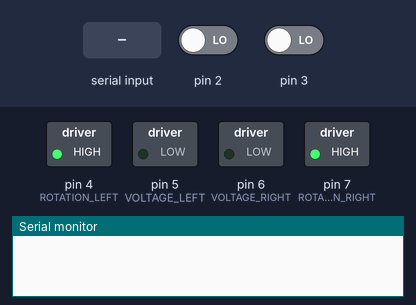
Bench run of a sketch on a simulated Arduino Leonardo, built with avr-gcc and run on an emulated ATmega32U4. Parts: switched loads named in the sketch (green lamp = pin HIGH), the last lines printed to the serial monitor. The inputs (shaded band) are chosen by the test bench; at power-on: pin 2 LOW, pin 3 LOW.

Above: at 1.2 s.
1.3 s: "W" received over the second serial link
At 2.2 s:
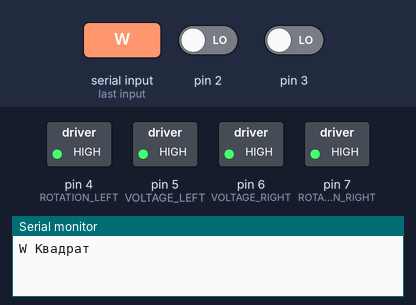
3.4 s: "B" received over the second serial link
At 4.5 s:
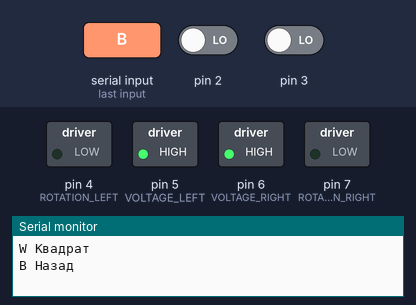
4.9 s: "X" received over the second serial link
6.9 s: "L" received over the second serial link
At 7.05 s:
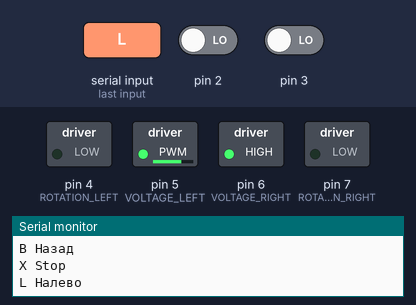
8.4 s: "X" received over the second serial link
Timing chart, 0 to 11.4 s (numbered marks = the images above; inputs shaded):
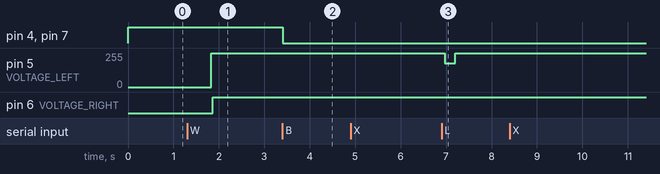

The sketch:

Leonardo.ino
```cpp
#include <SoftwareSerial.h>
#define ROTATION_LEFT 4 //направление вращения левого колеса
#define VOLTAGE_LEFT 5 //управляющее напряжение левого колеса
#define VOLTAGE_RIGHT 6 //управляющее напряжение правого колеса
#define ROTATION_RIGHT 7 //направление вращения правого колеса

#define debug 0

SoftwareSerial mySerial(9, 8);

float speed = 0; //требуемая скорость (см/с)
unsigned int state = 0;

///////////////////////////////////////////////////////////////////////////////
///////////   Счетчик прерываний энкодера /////////////////////////////////////
///////////////////////////////////////////////////////////////////////////////
unsigned long int left_cnt, left_cnt0 = 0;
unsigned long int right_cnt, right_cnt0 = 0;
unsigned long int time_left0 = 0;
unsigned long int time_right0 = 0;

unsigned long int left_cnt_square = 0;
unsigned long int right_cnt_square = 0;

//подсчет отверстий на энкодере левого колеса
void left_wheel(void)
{
  unsigned long int time_left = micros();
  unsigned long int dt_left = time_left - time_left0;
  time_left0 = time_left;

  if (dt_left > 100)
    left_cnt++;
}

//подсчет отверстий на энкодере правого колеса
void right_wheel(void)
{
  unsigned long int time_right = micros();
  unsigned long int dt_right = time_right - time_right0;
  time_right0 = time_right;

  if (dt_right > 100)
    right_cnt++;
}
///////////////////////////////////////////////////////////////////////////////

unsigned long int old_time = 0;

void setup()
{
  pinMode(9, INPUT);
  pinMode(8, OUTPUT);
  mySerial.begin(9600); // BT serial
  Serial.begin(9600);

  pinMode(ROTATION_LEFT, OUTPUT);
  pinMode(VOLTAGE_LEFT, OUTPUT);
  pinMode(VOLTAGE_RIGHT, OUTPUT);
  pinMode(ROTATION_RIGHT, OUTPUT);

  digitalWrite(ROTATION_LEFT, HIGH);
  digitalWrite(VOLTAGE_LEFT, LOW);
  digitalWrite(VOLTAGE_RIGHT, LOW);
  digitalWrite(ROTATION_RIGHT, HIGH);

  attachInterrupt(digitalPinToInterrupt(3),left_wheel,CHANGE); //обработчик прерываний левого колеса
  attachInterrupt(digitalPinToInterrupt(2),right_wheel,CHANGE); //обработчик прерываний правого колеса

  old_time = micros();
}

///////////////////////////////////////////////////////////////////////////////
///////////////////////////////////////////////////////////////////////////////
///////////////////////////////////////////////////////////////////////////////
//Управление с помощью кнопок по BT

float voltage_left = 0;
float voltage_right = 0; //управляющее напряжение

void remote_control(void)
{
  if (mySerial.available() > 0)
  {
    char cmd = mySerial.read();
    Serial.print((char)cmd); // debug

    if (cmd == '0')
    {
      Serial.println(" Start");
      speed = 0.06;
    }
    else if (cmd == 'X')
    {
      Serial.println(" Stop");
      voltage_left = 0;
      voltage_right = 0;
      speed = 0;
    }
    else if (cmd == 'F')
    {
      Serial.println(" Вперёд");
      digitalWrite(ROTATION_LEFT, HIGH);
      digitalWrite(ROTATION_RIGHT, HIGH);
    }
    else if (cmd == 'B')
    {
      Serial.println(" Назад");
      digitalWrite(ROTATION_LEFT, LOW);
      digitalWrite(ROTATION_RIGHT, LOW);
    }
    else if (cmd == 'L')
    {
      Serial.println(" Налево");
      left_cnt += 10; //60
    }
    else if (cmd == 'R')
    {
      Serial.println(" Направо");
      right_cnt += 10; //30
    }
    else if (cmd == 'Q')
    {
      Serial.println(" Быстрее");
      speed *= 1.05; //1.1
      Serial.print("Speed = ");
      Serial.println(speed*100);
    }
    else if (cmd == 'S')
    {
      Serial.println(" Медленнее");
      speed /= 1.05; //1.1
      Serial.print("Speed = ");
      Serial.println(speed*100);
    }
    else if (cmd == 'W')
    {
      Serial.println(" Квадрат");
      state = 1;
      speed = 0.06;
      right_cnt_square = right_cnt;
      left_cnt_square = left_cnt;
    }
    else if (cmd == 'Z')
    {
      Serial.println(" Ручное управление");
      state = 0;
      voltage_left = 0;
      voltage_right = 0;
      speed = 0;
    }
  }
}

//////////////////////////////////////////////////////////////////////////////////
//////////////////////////////////////////////////////////////////////////////////
//////////////////////////////////////////////////////////////////////////////////

long int error_S = 0;
float error_V_left = 0;
float error_V_right = 0;
float error_V_left_new = 0;
float error_V_right_new = 0;
float d_error_V_left = 0;
float d_error_V_right = 0;
float a_left; //ускорение левого
float a_right; //ускорение правого
unsigned long int dtime;
unsigned long int time;
float V_left = 0;
float V_right = 0;
float S_left = 0;
float S_right = 0;

void error_calc(void)
{
  float dcnt_left = left_cnt - left_cnt0;
  left_cnt0 = left_cnt;

  float dcnt_right = right_cnt - right_cnt0;
  right_cnt0 = right_cnt;

  S_left = 0.7*S_left + 0.3*(6*3.14*(dcnt_left/40));
  S_right = 0.7*S_right + 0.3*(6*3.14*(dcnt_right/40));

  V_left = 0.7*V_left + 0.3*(S_left/dtime*1000); //...*0.99
  V_right = 0.7*V_right + 0.3*(S_right/dtime*1000);

  error_S = left_cnt - right_cnt;

  error_V_left = 0.7*error_V_left + 0.3*(V_left - speed);
  d_error_V_left = error_V_left - error_V_left_new;
  error_V_left_new = error_V_left;

  error_V_right = 0.9*error_V_right + 0.1*(V_right - speed);
  d_error_V_right = error_V_right - error_V_right_new;
  error_V_right_new = error_V_right;

  a_left = d_error_V_left/dtime;
  /*if (A > A_max)
    A_max = A;
  if (A < A_min)
    A_min = A;*/

  a_right = d_error_V_right/dtime;
  /*if (B > B_max)
    B_max = B;
  if (B < B_min)
    B_min = B; */

  if(0){
    /*Serial.print ("A_max = ");
    Serial.print (A_max*100000000,8);
    Serial.print (", A_min = ");
    Serial.print (A_min*100000000,8);
    Serial.print (", B_max = ");
    Serial.print (B_max*100000000,8);
    Serial.print (", B_min = ");
    Serial.print (B_min*100000000,8);
    Serial.print (", error_V_left = ");
    Serial.print (error_V_left);
    Serial.print (", error_V_right = ");
    Serial.println (error_V_right);*/
 // Serial.print (", V_left = ");
 // Serial.print (V_left);
 // Serial.print (", V_right = ");
 // Serial.println (V_right);
  }

}
////////////////////////////////////////////////////////////////////////////
void square(void)
{
  unsigned long time_old = 0;
  unsigned long current_time;

  switch (state)
  {
    case 0:       // не квадрат - готовимся к квадрату
                  left_cnt_square = left_cnt;
                  right_cnt_square = right_cnt;
                  break;
    case 1:   speed = 0.02; // едем прямо
              if (left_cnt - left_cnt_square > 50) // условие перехода на паузу - пройденный путь
              {
                state=2;
                time_old = millis();
                Serial.println ("Stop");
              }
              break;

    case 2:   speed = 0; // пауза, скорость 0, ждем по времени
              current_time = millis();
              Serial.print(time_old);
              Serial.print(", ");
              Serial.print(current_time);
              Serial.print(", ");
              Serial.println(current_time - time_old);
              if (current_time - time_old > 1000) // условие перехода на поворот - время (1000 = 1 second)
              {
                 state=3;
                 left_cnt_square = left_cnt;
                 right_cnt_square = right_cnt;
                 right_cnt += 30; //30
                 speed = 0.02;
                 Serial.println ("Rotate");
              }
              break;

    case 3:   speed = 0.04; // Поворот
              if ( abs(left_cnt - right_cnt) < 3) // если поворот закончен
              {
                state=4;
                time_old = millis();
                Serial.println ("Stop-2");
              }
              break;

    case 4:   speed = 0; // вторая пауза
              current_time = millis();
              if (current_time - time_old > 1000) // interval in milliseconds (1000 = 1 second)
              {
                state=1;
                speed = 0.02;
                left_cnt_square = left_cnt;
                right_cnt_square = right_cnt;
                Serial.println ("Forward");
              }
              break;

    default:
              state = 0;
  }
}

////////////////////////////////////////////////////////////////////////////
////////////////////////////////////////////////////////////////////////////
////////////////////////////////////////////////////////////////////////////

float KP = 120; //коэффициент пропорционального регулятора (700)
float KI = 0.05; //коэффициент интегрального регулятора
float KD = 0; //коэффициент дифференциального регулятора
int N = 0; //счетчик прохождения цикла
void control(void)
{
  if (speed<0.01){
    voltage_left = 0;
    voltage_right = 0;
    //voltage_left -= (error_S*KI - (a_left*KD));
    //voltage_right -= (-error_S*KI - (a_right*KD));
  }
  else
  {
    voltage_left -= (error_V_left*KP + error_S*KI - (a_left*KD));
    voltage_right -= (error_V_right*KP - error_S*KI - (a_right*KD));
  }
  N += 1;

  if (voltage_left > 255)
    voltage_left = 255;
  if (voltage_right > 255)
    voltage_right = 255;
  if (voltage_left < 0)
    voltage_left = 0;
  if (voltage_right < 0)
    voltage_right = 0;

  analogWrite(VOLTAGE_RIGHT, round(voltage_right));
  analogWrite(VOLTAGE_LEFT, round(voltage_left));

  if(N > 10){
    //Serial.print ("voltage_left = ");
    //Serial.print (voltage_left);
    //Serial.print (", V_left = ");
    //Serial.print (V_left*100);
    //Serial.print (", error_V_left = ");
    //Serial.print (error_V_left*100);
    //Serial.print (", voltage_right = ");
    //Serial.print (voltage_right);
    //Serial.print (", V_right = ");
    //Serial.println (V_right*100);
    //Serial.print (", error_V_right = ");
    //Serial.print (error_V_right*100);

    //Serial.print (", S_left = ");
    //Serial.print (S_left);
    //Serial.print (", S_right = ");
    //Serial.print (S_right);
    //Serial.print (", error_S = ");
    //Serial.println (error_S);
    /*Serial.println (N);
    Serial.print ("A = ");
    Serial.print (A);
    Serial.print (", B = ");
    Serial.print (B);
    Serial.print (", A*KD = ");
    Serial.print (A*KD);
    Serial.print (", B*KD = ");
    Serial.println (B*KD);*/
    N = 0;
  }
}

///////////////////////////////////////////////////////////////////////////
///////////////////////////////////////////////////////////////////////////
///////////////////////////////////////////////////////////////////////////

void loop()
{
  time = micros();
  dtime = time - old_time;

  if(dtime > 5000) // timer
  {
    old_time = time;

    remote_control();
    error_calc();
    control();
    square();
  }
}
```

Measured:
- after the input at 1.3 s, pin 5 (VOLTAGE_LEFT): 0/255 → 255/255 after 0.53 s; pin 6 (VOLTAGE_RIGHT): LOW → HIGH after 0.57 s
- after the input at 3.4 s, pin 4 (ROTATION_LEFT), pin 7 (ROTATION_RIGHT): HIGH → LOW at once
- after the input at 6.9 s, pin 5 (VOLTAGE_LEFT): 255/255 → 180/255 after 0.07 s, → 255/255 0.23 s later
